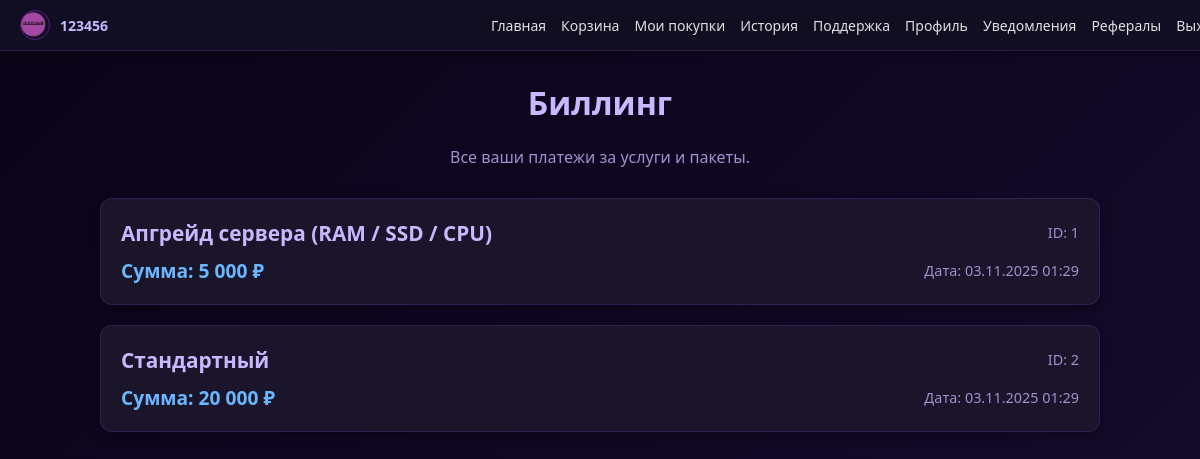
The page /pages/billing.php (signed in) on the database its author committed.
### tables this page shows
CREATE TABLE `purchases` (
  `id` int(11) NOT NULL AUTO_INCREMENT,
  `user_id` int(11) NOT NULL,
  `item_type` enum('service','package') NOT NULL,
  `service_id` int(11) DEFAULT NULL,
  `package_id` int(11) DEFAULT NULL,
  `price` decimal(10,2) NOT NULL,
  `purchased_at` datetime DEFAULT current_timestamp(),
  PRIMARY KEY (`id`),
  KEY `user_id` (`user_id`),
  CONSTRAINT `purchases_ibfk_1` FOREIGN KEY (`user_id`) REFERENCES `users` (`id`) ON DELETE CASCADE
);

CREATE TABLE `services` (
  `id` int(11) NOT NULL AUTO_INCREMENT,
  `name` varchar(255) NOT NULL,
  `price` int(11) NOT NULL,
  `description` text DEFAULT NULL,
  `sort_order` int(11) DEFAULT 0,
  PRIMARY KEY (`id`)
);

CREATE TABLE `tariff_plans` (
  `id` int(11) NOT NULL AUTO_INCREMENT,
  `name` varchar(100) NOT NULL,
  `slug` varchar(50) NOT NULL,
  `price` int(11) NOT NULL,
  `description` text DEFAULT NULL,
  `features` text DEFAULT NULL,
  `is_recommended` tinyint(1) DEFAULT 0,
  `sort_order` int(11) DEFAULT 0,
  PRIMARY KEY (`id`),
  UNIQUE KEY `slug` (`slug`)
);

### pages/billing.php (the view, shortened to what this page needs)
<?php
require_once '../config.php';
try {
    $pdo = new PDO("mysql:host=$host;dbname=$dbname;charset=utf8", $username, $password);
    $pdo->setAttribute(PDO::ATTR_ERRMODE, PDO::ERRMODE_EXCEPTION);
    $stmt = $pdo->prepare("
        SELECT p.id, p.item_type, p.service_id, p.package_id, p.price, p.purchased_at,
               s.name AS service_name,
               t.name AS package_name
        FROM purchases p
        LEFT JOIN services s ON p.service_id = s.id
        LEFT JOIN tariff_plans t ON p.package_id = t.id
        WHERE p.user_id = ?
        ORDER BY p.purchased_at DESC
    ");
    $stmt->execute([$_SESSION['user_id']]);
    $purchases = $stmt->fetchAll(PDO::FETCH_ASSOC);
} catch (PDOException $e) {
    die("Ошибка БД.");
}
?>
<!DOCTYPE html>
<html lang="ru">
<head>
    <link rel="stylesheet" href="../css/guest.css">
    <link rel="stylesheet" href="../css/userbar.css">
    <link rel="stylesheet" href="../css/billing.css">
</head>
<body>
    <div class="user-panel">
        <img src="<?= htmlspecialchars($_SESSION['avatar'] ?? '../imang/default.png') ?>" alt="Аватарка">
        <div class="user-info">
            <strong><?= htmlspecialchars($_SESSION['username'] ?? 'Пользователь') ?></strong>
        </div>
        <div class="user-menu">
            <a href="user_dashboard.php">Главная</a>
            <a href="cart.php">Корзина</a>
            <a href="purchased.php">Мои покупки</a>
            <a href="history.php">История</a>
            <a href="support.php">Поддержка</a>
            <a href="edit_profile.php">Профиль</a>
            <a href="notifications.php">Уведомления</a>
            <a href="referral.php">Рефералы</a>
            <a href="../logout.php">Выход</a>
        </div>
    </div>
    <div class="content-wrapper">
        <h1 style="text-align: center; color: #c7b8ff;">Биллинг</h1>
        <p style="text-align: center; color: #a090cc; margin-bottom: 30px;">Все ваши платежи за услуги и пакеты.</p>
        <div class="billing-container">
            <?php if (empty($purchases)): ?>
                <div style="text-align: center; color: #aaa; font-size: 1.2rem; margin: 60px 0;">
                    У вас пока нет платежей.
                </div>
            <?php else: ?>
                <?php foreach ($purchases as $purchase): ?>
                    <div class="invoice-item">
                        <div class="invoice-header">
                            <h3 class="invoice-title">
                                <?= htmlspecialchars($purchase['item_type'] === 'service' ? $purchase['service_name'] : $purchase['package_name']) ?>
                            </h3>
                            <span class="invoice-id">ID: <?= htmlspecialchars($purchase['id']) ?></span>
                        </div>
                        <div class="invoice-details">
                            <span class="invoice-total">Сумма: <?= number_format($purchase['price'], 0, '', ' ') ?> ₽</span>
                            <span class="invoice-date">Дата: <?= htmlspecialchars(date('d.m.Y H:i', strtotime($purchase['purchased_at']))) ?></span>
                        </div>
                    </div>
                <?php endforeach; ?>
            <?php endif; ?>
        </div>
    </div>
</body>
</html>

### css/guest.css (style rules this page uses)
body { background: linear-gradient(135deg, #0a0418, #160b2e); color: #e0e0e0; font-family: 'Segoe UI', Tahoma, Geneva, Verdana, sans-serif; margin: 0; padding: 0; min-height: 100vh; display: flex; flex-direction: column; }

### css/userbar.css (style rules this page uses)
.user-panel { position: fixed; top: 0; left: 0; width: 100%; background: rgba(20, 15, 35, 0.95); padding: 10px 20px; display: flex; align-items: center; gap: 10px; z-index: 1000; border-bottom: 1px solid rgba(100, 60, 180, 0.3); box-shadow: 0 2px 8px rgba(0, 0, 0, 0.4); }
.user-panel img { width: 28px; height: 28px; border-radius: 50%; object-fit: cover; border: 1px solid #5a1a8f; }
.user-panel .user-info { font-size: 14px; color: #e0e0e0; }
.user-panel .user-info strong { color: #c7b8ff; }
.user-panel .user-menu { margin-left: auto; display: flex; gap: 15px; }
.user-panel .user-menu a { color: #e0e0e0; text-decoration: none; font-size: 14px; transition: color 0.2s ease; }
.content-wrapper { margin-top: 60px; padding: 0 20px; }

### css/billing.css (style rules this page uses)
.billing-container { max-width: 1000px; margin: 30px auto; padding: 0 20px; }
.invoice-item { background: rgba(30, 25, 45, 0.8); border: 1px solid rgba(100, 60, 180, 0.3); border-radius: 12px; padding: 20px; margin-bottom: 20px; box-shadow: 0 4px 12px rgba(0, 0, 0, 0.3); transition: transform 0.3s ease; }
.invoice-header { display: flex; justify-content: space-between; align-items: center; margin-bottom: 10px; }
.invoice-id { font-size: 0.9rem; color: #a090cc; }
.invoice-title { color: #c7b8ff; margin: 0; font-size: 1.3rem; }
.invoice-details { display: flex; justify-content: space-between; align-items: center; margin-top: 10px; font-size: 0.95rem; color: #d0d0d0; }
.invoice-total { font-size: 1.2rem; font-weight: bold; color: #6ab7ff; }
.invoice-date { font-size: 0.9rem; color: #a090cc; }

### rows shown on the page
purchases: service.name "Апгрейд сервера (RAM / SSD / CPU)", id "1", price "5 000", purchased_at "03.11.2025 01:29"
purchases: tariff_plans.name "Стандартный", id "2", price "20 000", purchased_at "03.11.2025 01:29"

### other values the page prints
$_SESSION['username'] "123456"
